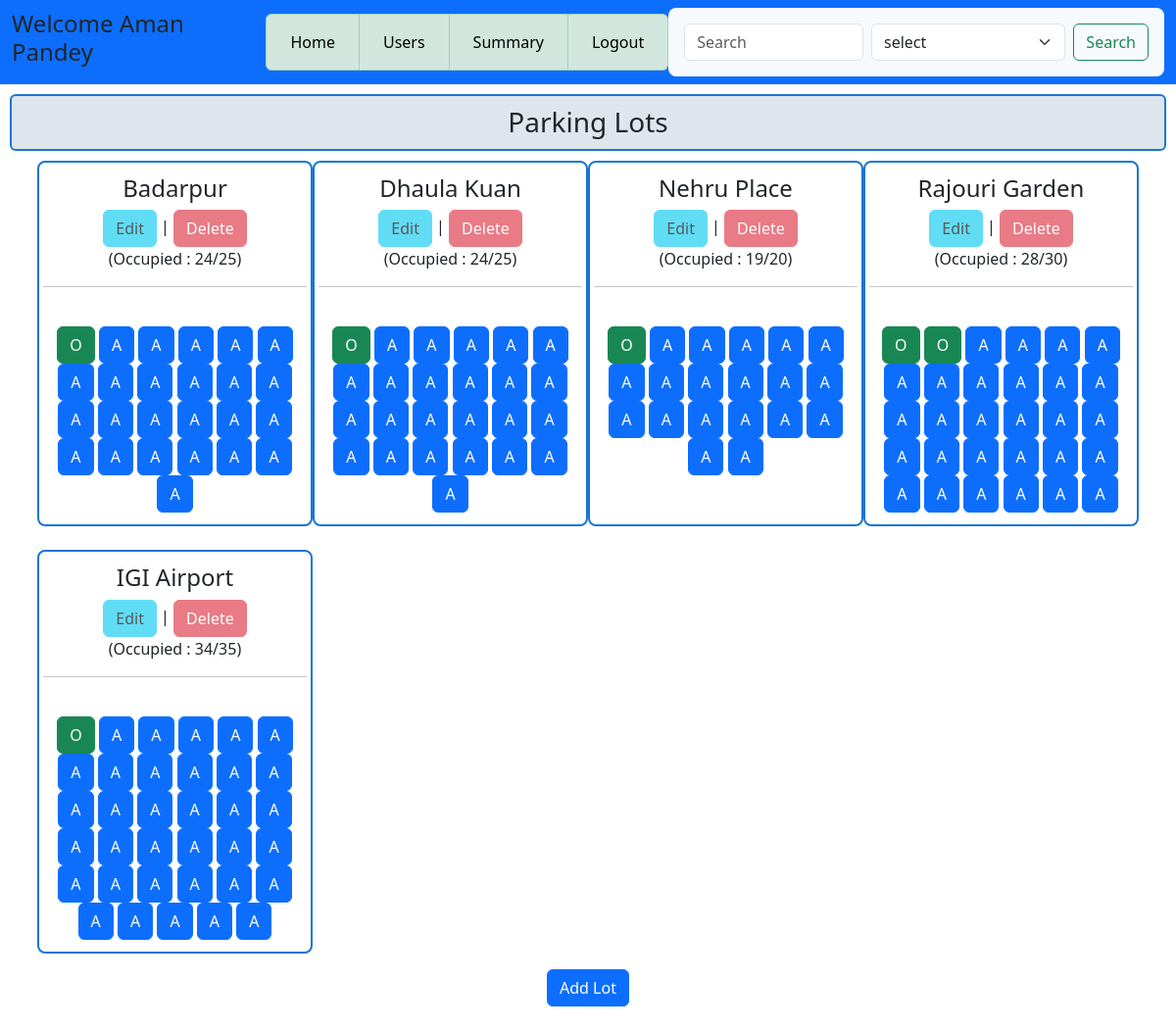
Before: /admin_dashboard with the older database file.
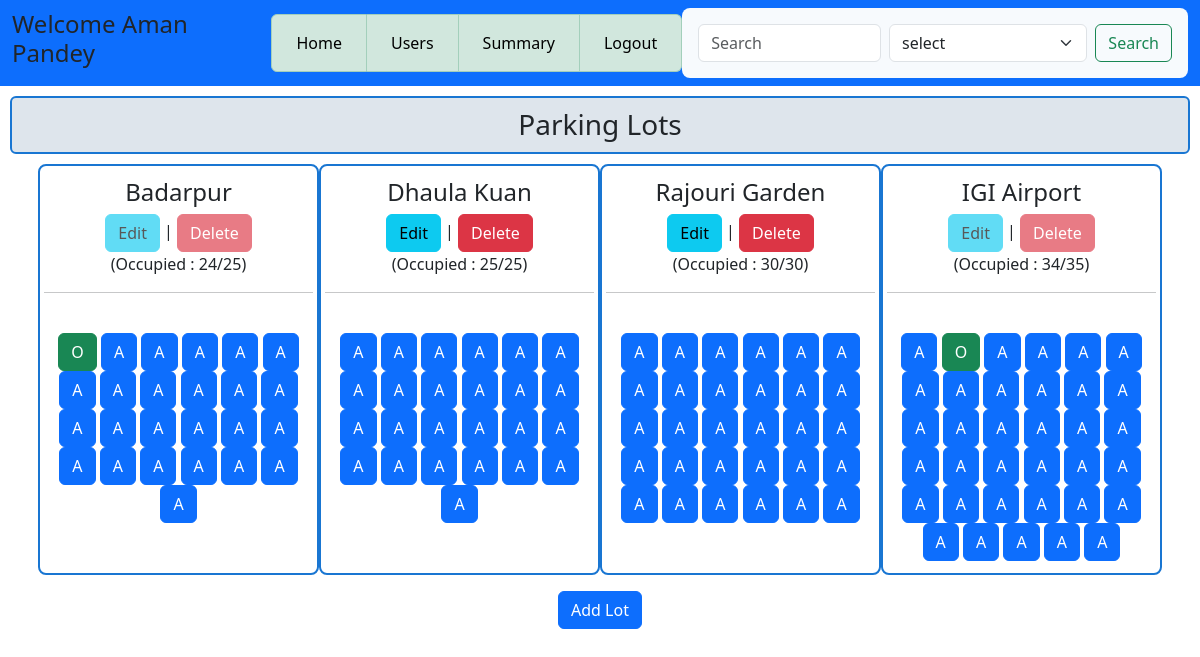
After: the same page with the newer database file.
### application/models.py (models this page shows)
class Users(db.Model):
    id = db.Column(db.Integer, primary_key=True, autoincrement=True)
    email = db.Column(db.String(50), unique=True, nullable=False)
    password = db.Column(db.String(50), nullable=False)
    fullname = db.Column(db.String(50), nullable=False)
    address = db.Column(db.String(400), nullable=False)
    pincode = db.Column(db.String(10), nullable=False)
    type = db.Column(db.String(10), nullable=False, default="user")  # 'user' or 'admin'

class Lots(db.Model):
    id = db.Column(db.Integer, primary_key=True , autoincrement=True)
    location = db.Column(db.String(200), unique=True, nullable=False)
    price = db.Column(db.Integer, nullable=False)
    available_spots = db.Column(db.Integer, nullable=False)
    total_spots = db.Column(db.Integer, nullable=False)
    address = db.Column(db.String(400), nullable=False)
    pincode = db.Column(db.String(10), nullable=False)
    details = db.relationship('Spots', backref='lot', cascade="all, delete-orphan")

class Spots(db.Model):
    id = db.Column(db.String, primary_key=True)
    lot_id = db.Column(db.Integer, db.ForeignKey('lots.id'), nullable=False)
    status = db.Column(db.String, default="Available") # Available or Unavailable

### application/controllers.py (the view)
@app.route('/admin_dashboard', methods=['GET'])
def admin_dashboard():
    this_user = Users.query.filter_by(type="admin").first()
    all_users = Users.query.filter_by(type="user").all()
    all_lots = Lots.query.all()
    all_spots = Spots.query.all()
    all_reservations = Reserve.query.all()
    return render_template('admin_dash.html', all_users=all_users, all_lots=all_lots, all_spots=all_spots, all_reservations=all_reservations, this_user=this_user)

### templates/admin_dash.html (shortened to what this page needs)
<!DOCTYPE html>
<html lang="en">
<head>
    <link rel="stylesheet" href="/static/css/style.css">
    <link href="https://cdn.jsdelivr.net/npm/bootstrap@5.3.7/dist/css/bootstrap.min.css" rel="stylesheet">
</head>
<body>
    <div id ="main">
        <div id ="canvas">
            <nav class="navbar navbar-expand-lg bg-primary">
                <div class="container-fluid">
                    <h4>Welcome {{this_user.fullname}}</h4>
                    <div class="collapse navbar-collapse" id="navbarSupportedContent">
                        <ul class="navbar-nav mx-auto mb-2 mb-lg-0 list-group list-group-horizontal text-center">
                            <li class="nav-item list-group-item  list-group-item-success">
                                <a class="nav-link active" aria-current="page" href="/admin_dashboard">Home</a>
                            </li>
                            <li class="nav-item list-group-item  list-group-item-success">
                                <a class="nav-link active" aria-current="page" href="/user_details">Users</a>
                            </li>
                            <li class="nav-item list-group-item  list-group-item-success">
                                <a class="nav-link active" aria-current="page" href="#">Summary</a>
                            </li>
                            <li class="nav-item list-group-item  list-group-item-success">
                                <a class="nav-link active" aria-current="page" href="/login">Logout</a>
                            </li>
                            </ul>
                         <form class="d-flex" action="/search">
                            <input class="form-control me-2" type="search" placeholder="Search" aria-label="Search" name="search">
                                <select class="form-select me-2" aria-label="Default select example" name="key">
                                    <option selected>select</option>
                                </select>
                            <input class="btn btn-outline-success" type="submit" value="Search">
                        </form>
                    </div>
                </div>
            </nav>
            <div class ="top-section">
                <div id ="content">
                        <h3 class="heading">Parking Lots</h3>
                        <div class="container">
                            <div class="row g-2">
                                {% for lot in all_lots %}
                                <div class="col-3">
                                    <h4> {{lot.location}}</h4>
                                    <a href="/edit_parking_lot/{{lot.id}}" class="btn btn-info {% if lot.available_spots != lot.total_spots %} disabled {% endif %}"
                                     aria-disabled="true" tabindex="-1" > Edit </a>
                                    |
                                    <a href="/delete_lot/{{lot.id}}" class="btn btn-danger {% if lot.available_spots != lot.total_spots %} disabled {% endif %}"
                                     aria-disabled="true" tabindex="-1" > Delete </a>
                                    <br>
                                    (Occupied : {{lot.available_spots}}/{{lot.total_spots}})
                                    <hr>
                                    <br>
                                    {% for spot in all_spots  %}
                                        {% if spot.lot_id == lot.id %}
                                            {% if spot.status =="Available" %}
                                            <a href="/delete_spot/{{spot.id}}" class="btn btn-primary">A</a>
                                            {% else %}
                                            <a href="/delete_spot/{{spot.id}}" class="btn btn-success">O</a>
                                            {% endif %}
                                        {% endif %}
                                    {% endfor %}
                                </div>
                                {% endfor %}
                            </div>
                        </div>
                </div>
            </div>
            <div class="bottom-section text-center">
                <a class="btn btn-primary mb-4" href="/add_parking_lot">Add Lot</a>
            </div>
        </div>
    </div>
</body>
</html>

### static/css/style.css (style rules this page uses)
body { background: #d6d9e6; font-family: Arial, sans-serif; }
.heading { margin:3px; text-align: center; padding-left: 3px; margin: 10px; border: 2px solid #1976d2; padding: 10px; border-radius: 6px; margin-bottom: 10px; background: #dee5ec; }
.d-flex { border-radius: 8px; padding: 16px; background: #f7fafd; }
.col-3 { border: 2px solid #1976d2; border-radius: 8px; padding: 12px; margin-bottom: 16px; text-align: center; }

Changed rows visible on the page:
removed Lots: location "Nehru Place", available_spots "19", total_spots "20"
changed Lots "Dhaula Kuan": available_spots "24" → "25"
changed Spots (number 26 of 115 on the later page): status "O" → "A"
changed Lots "Rajouri Garden": available_spots "28" → "30"
changed Spots (number 51 of 115 on the later page): status "O" → "A"
changed Spots (number 52 of 115 on the later page): status "O" → "A"
changed Spots (number 81 of 115 on the later page): status "O" → "A"
changed Spots (number 82 of 115 on the later page): status "A" → "O"
